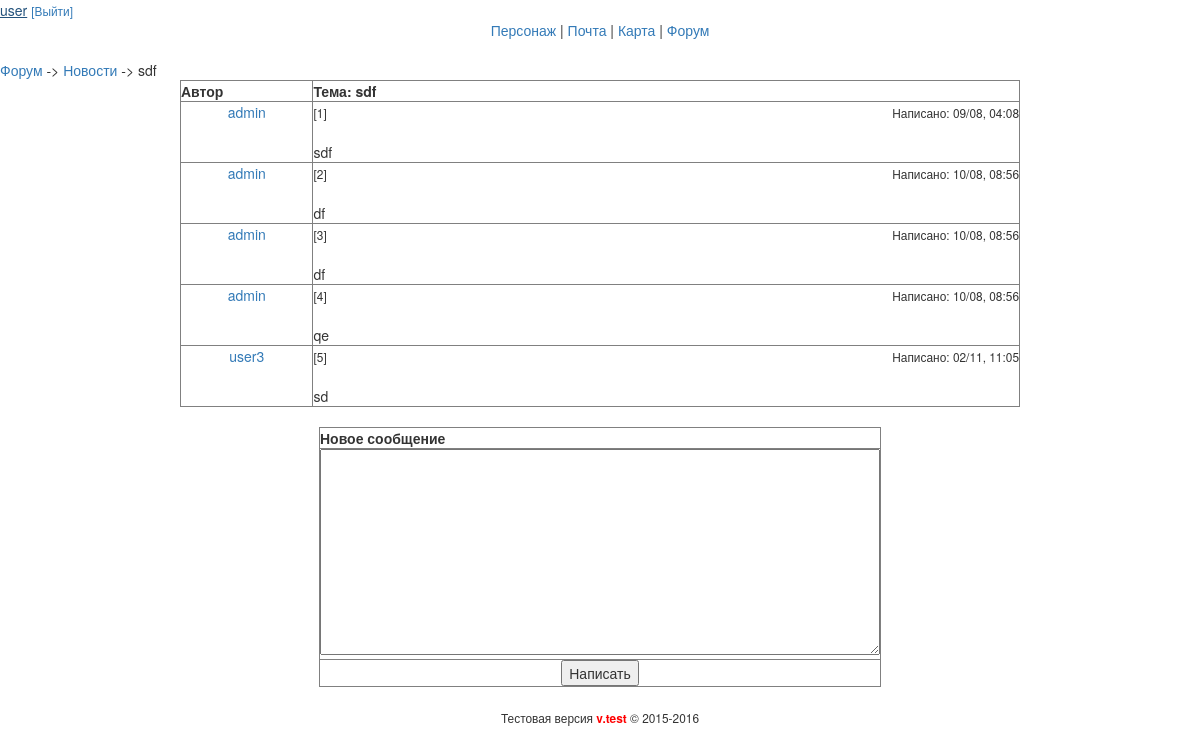
/forum/message?fid=1&tid=97 (signed in), run on the app's committed database.
### tables this page shows
CREATE TABLE IF NOT EXISTS `section` (
  `id` int(11) unsigned NOT NULL AUTO_INCREMENT,
  `title` varchar(255) NOT NULL,
  `group` varchar(255) NOT NULL,
  PRIMARY KEY (`id`)
);

CREATE TABLE IF NOT EXISTS `threads` (
  `id` int(11) NOT NULL AUTO_INCREMENT,
  `mid` int(11) NOT NULL,
  `fid` int(11) NOT NULL,
  `type` enum('topic','reply','','') NOT NULL,
  `title` varchar(256) NOT NULL,
  `text` text NOT NULL,
  `user` varchar(256) NOT NULL,
  `user_id` int(11) NOT NULL,
  `date` text NOT NULL,
  PRIMARY KEY (`id`)
);

### app/core/viewClass.php (called while the page is built)
<?php
class View {
    public function render($title,$content,$template,$data=null,$data2=null,$data3=null) {
        include 'app/views/'.$template;
    }
}

### app/start.php (called while the page is built, shortened)
<?php
require_once 'core/viewClass.php';
require_once 'core/modelClass.php';
Router::run();

### index.php (called while the page is built, shortened)
<?php
require_once 'app/start.php';

### app/core/modelClass.php (called while the page is built, shortened)
<?php
class Model {
    public $mysqli;
    public function __construct() {
        $this->mysqli = new mysqli(Config::DBHOST,Config::DBUSER,Config::DBPASS,Config::DBNAME);
        $this->mysqli->query("SET NAMES 'utf8'");
    }
    public function query($query) {
        return $this->mysqli->query($query);
    }
    public function select($query) {
        $res = $this->query($query);
        $ret = [];
        while($row = mysqli_fetch_assoc($res)) {
            $ret[] = $row;
        }
        return $ret;
    }
}

### app/models/modelForum.php (called while the page is built, shortened)
<?php
class ModelForum extends Model {
    public function getThreadByID($fid,$tid) {
        $sql = "SELECT * FROM `threads` WHERE `id` = '$tid' OR `mid` = '$tid'";
		return $this->select($sql);
    }
	public function getForumByID($id) {
        return $this->select("SELECT * FROM `section` WHERE `id` = '$id'");
    }
}

### app/views/forum/messageId.php (the view, shortened to what this page needs)
<div class="nav">
    <a href="/forum/">Форум</a> ->
	<a href="/forum/section?id=<?=$data2[0]['id']?>"><?=$data2[0]['title']?></a> ->
	<?=$data[0]['title']?>
</div>
<table border="1" width="70%" align="center">
    <tr align="left">
        <th width="15%">Автор</th>
        <th width="80%">Тема: <?=$data[0]['title']?></th>
    </tr>
    <?php $n = 0 ;?>
    <?php foreach($data as $message): ;?>
        <?php $n++ ;?>
        <tr>
            <td valign="top" align="center">
                <p>
                    <a href="/user/info?id=<?=$message['user_id']?>"><?=$message['user']?></a>
                </p>
            </td>
            <td>
                <table width="100%">
                    <tr>
                        <td align="left"><small>[<?=$n?>]</small></td>
                        <td align="right"><small>Написано: <?=$message['date']?></small></td>
                    </tr>
                </table>
                <br>
                <?=nl2br(htmlentities($message['text']))?>
            </td>
        </tr>
    <?php endforeach ;?>
</table>
<br>
<?php
if(isset($_COOKIE['login'])){
    ?>
    <form action="/forum/postMessage/" method="post" name="mess">
        <table border="1" width="30%" align="center" >
            <tr>
                <th align="center">Новое сообщение</th>
            </tr>
            <tr>
                <td align="center"><textarea name="text" cols="72" rows="10" required></textarea></td>
            </tr>
            <tr>
                <td align="center"><input type="submit" value="Написать"></td>
            </tr>
        </table>
    </form>
<?php
}
?>

### data on the page
section: title "Новости"
threads: title "sdf", user "admin", date "09/08, 04:08", text "sdf"
threads: user "admin", date "10/08, 08:56", text "df"
threads: user "admin", date "10/08, 08:56", text "df"
threads: user "admin", date "10/08, 08:56", text "qe"
threads: user "user3", date "02/11, 11:05", text "sd"

### other printed values
$_COOKIE['login'] "user"
